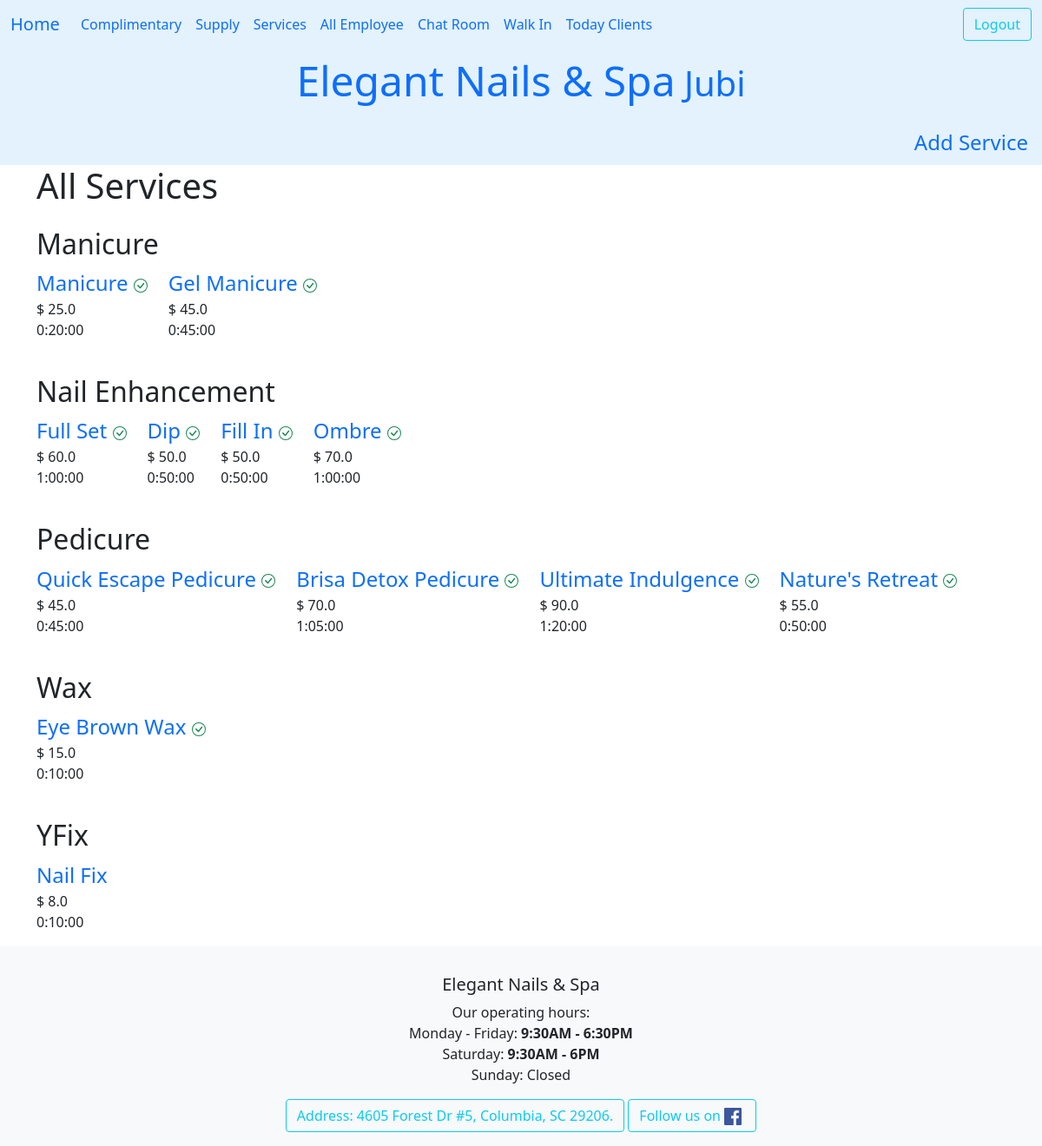
Page /ledger/services/ (signed in) on the earlier database version.
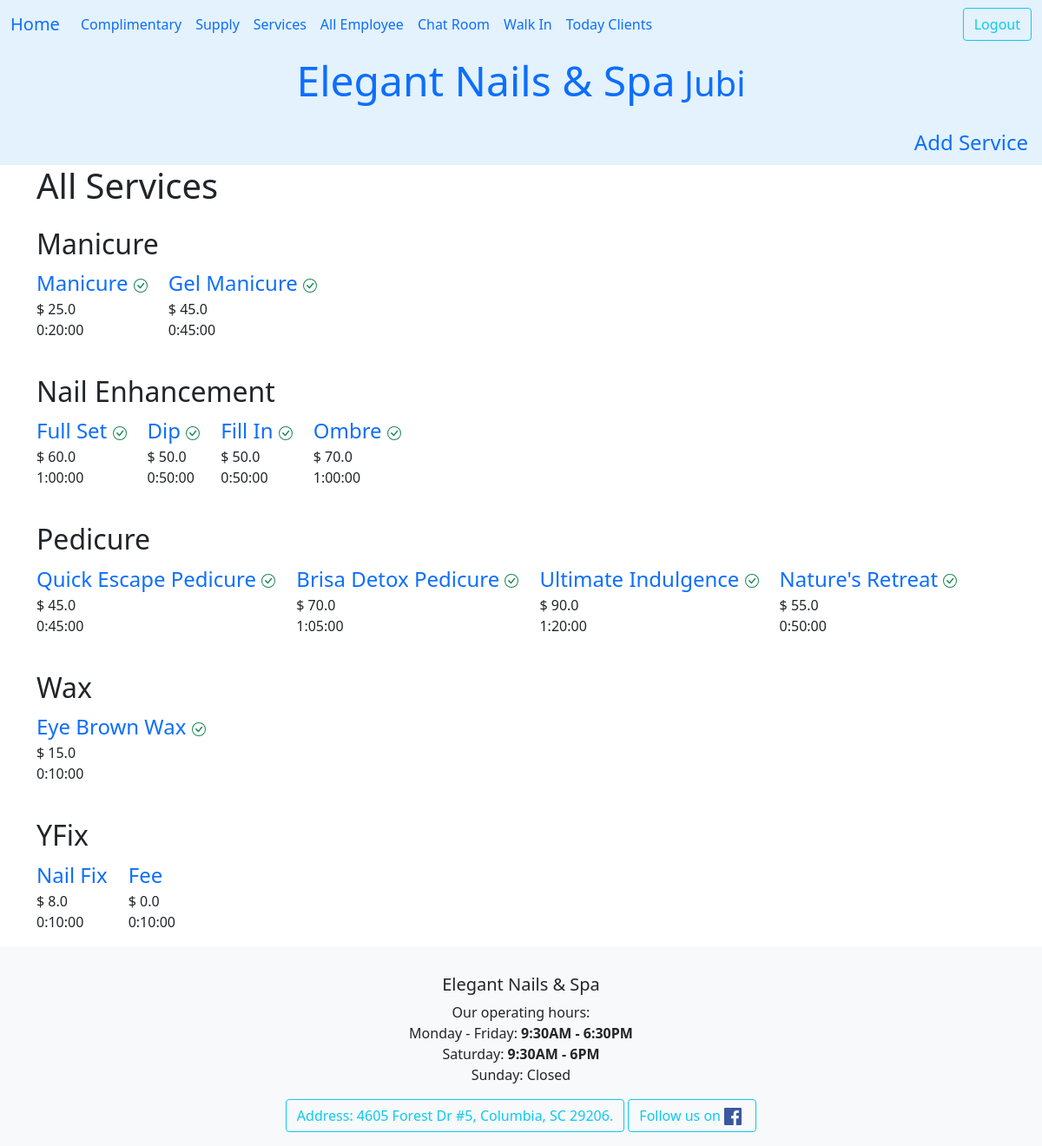
Same page on the later database version.
### ledger/models.py (models this page shows, shortened)
class Service(models.Model):
    class Category(models.TextChoices):
        nail = "Nail Enhancement"
        mani = "Manicure"
        pedi = "Pedicure"
        wax = "Wax"
        yfix = "YFix"
    service = models.CharField(max_length=30)
    price = models.FloatField(validators=[MinValueValidator(0.0)])
    time_perform = models.DurationField(default=timezone.timedelta(minutes=45))
    description = models.CharField(max_length=800, null=True, blank=True)
    owner = models.ForeignKey(settings.AUTH_USER_MODEL, on_delete=models.CASCADE)
    category = models.CharField(choices=Category.choices, max_length=20, default=Category.nail, help_text="Choose one of the categories.")
    stripe_product_id = models.CharField(max_length=100, null=True, blank=True)
    class Meta:
        unique_together = ('service','price')
        ordering = ['category']
    def get_url(self):
        return reverse("ledger:service_detail", kwargs={'pk':self.pk})

### ledger/views.py (the view)
# urls.py: path('ledger/services/', views.AllServices.as_view(), name="services"),
class AllServices(LoginRequiredMixin, ListView):
    template = 'ledger/list_services.html'
    def get(self, request):
        serv = Service.objects.filter(owner=request.user).order_by('category')
        cont = {'dvu': serv}
        return render(request, self.template, cont)

### ledger/templates/ledger/list_services.html (shortened to what this page needs)
{% extends 'base.html' %}
{% block nutPhu %}
<a class="nav-link" href="{% url 'ledger:add_service' %}">Add Service</a>
{% endblock nutPhu %}
{% block heading %}
<h1 class="title">All Services</h1>
{% endblock heading %}
{% block content %}
{% if dvu %}
<div class="container">
    {% regroup dvu by category as category_list %}
    {% for category in category_list %}
    <h2 class="mt-4">{{ category.grouper }}</h2>
        <div class="row row-cols-auto">
            {% for ser in category.list %}
                <div class="col">
                    <span class="fs-4 text-capitalize text-primary">
                        <a href="{{ ser.get_url }}"
                        class="text-decoration-none link-offset-2 link-underline link-underline-opacity-0">
                            {{ ser.service | title }}
                        </a>
                    </span>
                    <br>$ {{ ser.price }}
                    <p>{{ ser.time_perform }}</p>
                </div>
            {% endfor %}
        </div>
    {% endfor %}
</div>
{% else %}
<div>
    All your services will list here.
</div>
{% endif %}
{% endblock content %}

Differences in the rows shown:
added Service: service "Fee", price "0.0", time_perform "0:10:00", shown under "YFix"
